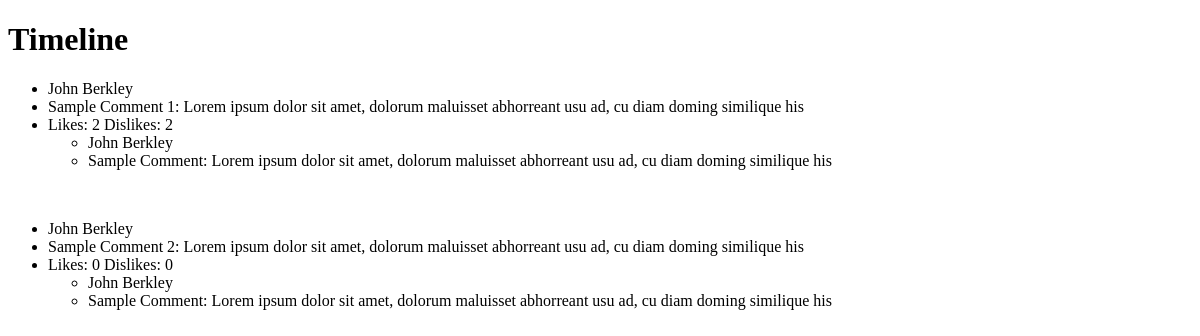
/timeline/1/, run on an earlier commit of the app's database.
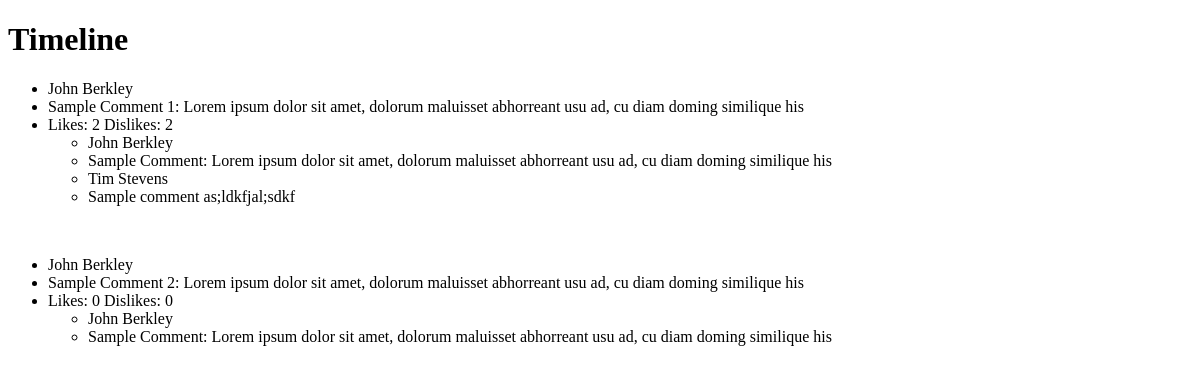
And on a later commit of the database.
### Vault/models.py (models this page shows, shortened)
class TimelinePost(models.Model):
    timestamp = models.DateTimeField()
    content = models.CharField(max_length=500)
    likes = models.IntegerField()
    dislikes = models.IntegerField()
    user_profile_id = models.ForeignKey(UserProfile, on_delete=models.CASCADE)

class UserProfile(models.Model):
    first_name = models.CharField(max_length=30)
    last_name = models.CharField(max_length=30)
    bio = models.CharField(max_length=300)
    preferences = models.CharField(max_length=300)
    comic_persona = models.CharField(max_length=30)
    profile_picture = models.URLField()
    email = models.EmailField()
    password = models.CharField(max_length=128)

class TimelineComment(models.Model):
    timestamp = models.DateTimeField()
    user_profile_id = models.ForeignKey(UserProfile, on_delete=models.CASCADE)
    content = models.CharField(max_length=500)
    timeline_post_id = models.ForeignKey(TimelinePost, on_delete=models.CASCADE)

### Vault/views.py (the view)
# urls.py: path('timeline/<int:id>/', views.timeline, name='timeline'),
def timeline(request, id):
    timeline_post_list = TimelinePost.objects.all().filter(user_profile_id=id)
    timeline_comment_list = TimelineComment.objects.all()
    template = loader.get_template('Vault/timeline.html')
    context = {
        'timeline_post_list': timeline_post_list,
        'timeline_comment_list': timeline_comment_list
    }
    return HttpResponse(template.render(context, request))

### Vault/templates/Vault/timeline.html (shortened to what this page needs)
<!DOCTYPE html>
<html lang="en">
<head>
</head>
<body>
<h1>Timeline</h1>
{% if timeline_post_list %}
    {% for post in timeline_post_list %}
        <ul>
        <li>{{ post.user_profile_id.first_name }} {{ post.user_profile_id.last_name }}</li>
        <li>{{ post.content }}</li>
        <li>Likes: {{ post.likes }} Dislikes: {{ post.dislikes }}</li>
        <ul>
        {% if timeline_comment_list %}
            {% for comment in timeline_comment_list %}
                {% if comment.timeline_post_id == post%}
                    <li>{{ comment.user_profile_id.first_name }} {{ comment.user_profile_id.last_name }}</li>
                    <li>{{ comment.content }}</li>
                {% endif %}
            {% endfor %}
        {% else %}
            <li>No comments</li>
        {% endif %}
        </ul>
        </ul>
        <br>
    {% endfor %}
{% else %}
    <p>No comments are available.</p>
{% endif %}
</body>
</html>

What changed in the data, as far as the page shows it:
added TimelineComment: user_profile_id.first_name "Tim", user_profile_id.last_name "Stevens", content "Sample comment as;ldkfjal;sdkf", shown under TimelinePost (number 1 of 2 on the later page)
